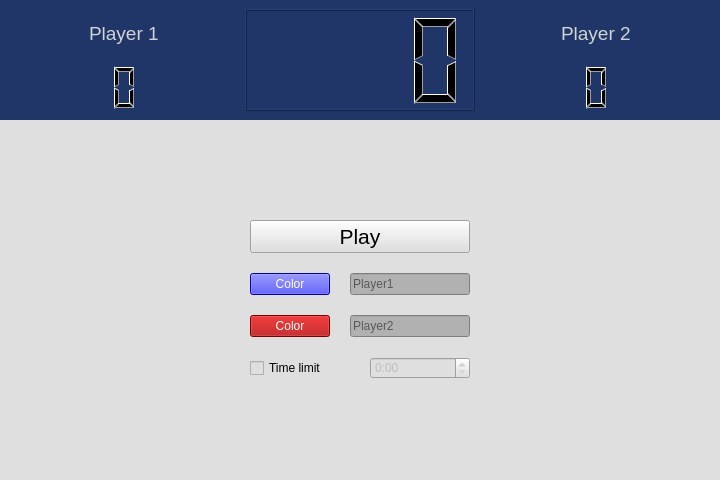
<?xml version="1.0" encoding="UTF-8"?>
<ui version="4.0">
 <class>FourGameWindow</class>
 <widget class="QWidget" name="FourGameWindow">
  <property name="geometry">
   <rect>
    <x>0</x>
    <y>0</y>
    <width>720</width>
    <height>480</height>
   </rect>
  </property>
  <property name="minimumSize">
   <size>
    <width>720</width>
    <height>480</height>
   </size>
  </property>
  <property name="maximumSize">
   <size>
    <width>720</width>
    <height>480</height>
   </size>
  </property>
  <property name="windowTitle">
   <string>Four Game</string>
  </property>
  <property name="styleSheet">
   <string notr="true">background-color: rgb(223, 223, 223);</string>
  </property>
  <layout class="QVBoxLayout" name="verticalLayout" stretch="2,6">
   <property name="spacing">
    <number>0</number>
   </property>
   <property name="leftMargin">
    <number>0</number>
   </property>
   <property name="topMargin">
    <number>0</number>
   </property>
   <property name="rightMargin">
    <number>0</number>
   </property>
   <property name="bottomMargin">
    <number>0</number>
   </property>
   <item>
    <widget class="QWidget" name="statusHLayout" native="true">
     <property name="styleSheet">
      <string notr="true">background-color: rgb(32, 54, 104);</string>
     </property>
     <layout class="QHBoxLayout" name="horizontalLayout">
      <item>
       <widget class="QWidget" name="p1StatusVLayout" native="true">
        <layout class="QVBoxLayout" name="verticalLayout_5">
         <property name="leftMargin">
          <number>0</number>
         </property>
         <property name="topMargin">
          <number>0</number>
         </property>
         <property name="rightMargin">
          <number>0</number>
         </property>
         <property name="bottomMargin">
          <number>0</number>
         </property>
         <item alignment="Qt::AlignHCenter">
          <widget class="QLabel" name="p1statusLabel">
           <property name="font">
            <font>
             <family>Arial</family>
             <pointsize>14</pointsize>
            </font>
           </property>
           <property name="styleSheet">
            <string notr="true">color: rgb(211, 211, 211);</string>
           </property>
           <property name="text">
            <string>Player 1</string>
           </property>
          </widget>
         </item>
         <item alignment="Qt::AlignHCenter">
          <widget class="QLCDNumber" name="p1scoreDisplay">
           <property name="minimumSize">
            <size>
             <width>100</width>
             <height>0</height>
            </size>
           </property>
           <property name="font">
            <font>
             <pointsize>14</pointsize>
            </font>
           </property>
           <property name="styleSheet">
            <string notr="true">border: none;</string>
           </property>
           <property name="digitCount">
            <number>1</number>
           </property>
          </widget>
         </item>
        </layout>
       </widget>
      </item>
      <item>
       <widget class="QLCDNumber" name="gameTimerDisplay">
        <property name="digitCount">
         <number>4</number>
        </property>
       </widget>
      </item>
      <item>
       <widget class="QWidget" name="p2StatusVLayout" native="true">
        <layout class="QVBoxLayout" name="verticalLayout_4">
         <property name="leftMargin">
          <number>0</number>
         </property>
         <property name="topMargin">
          <number>0</number>
         </property>
         <property name="rightMargin">
          <number>0</number>
         </property>
         <property name="bottomMargin">
          <number>0</number>
         </property>
         <item alignment="Qt::AlignHCenter">
          <widget class="QLabel" name="p2statusLabel">
           <property name="font">
            <font>
             <family>Arial</family>
             <pointsize>14</pointsize>
            </font>
           </property>
           <property name="styleSheet">
            <string notr="true">color: rgb(211, 211, 211);</string>
           </property>
           <property name="text">
            <string>Player 2</string>
           </property>
          </widget>
         </item>
         <item alignment="Qt::AlignHCenter">
          <widget class="QLCDNumber" name="p2scoreDisplay">
           <property name="minimumSize">
            <size>
             <width>100</width>
             <height>0</height>
            </size>
           </property>
           <property name="font">
            <font>
             <pointsize>14</pointsize>
            </font>
           </property>
           <property name="styleSheet">
            <string notr="true">border: none;</string>
           </property>
           <property name="digitCount">
            <number>1</number>
           </property>
          </widget>
         </item>
        </layout>
       </widget>
      </item>
     </layout>
    </widget>
   </item>
   <item>
    <widget class="QWidget" name="gridWidget" native="true">
     <layout class="QGridLayout" name="gridLayout">
      <property name="leftMargin">
       <number>5</number>
      </property>
      <property name="topMargin">
       <number>5</number>
      </property>
      <property name="rightMargin">
       <number>5</number>
      </property>
      <property name="bottomMargin">
       <number>5</number>
      </property>
      <property name="spacing">
       <number>0</number>
      </property>
      <item row="0" column="0">
       <widget class="QWidget" name="menuVLayout" native="true">
        <layout class="QVBoxLayout" name="menuLayout" stretch="0,2,2,1">
         <property name="spacing">
          <number>20</number>
         </property>
         <property name="sizeConstraint">
          <enum>QLayout::SetFixedSize</enum>
         </property>
         <property name="leftMargin">
          <number>200</number>
         </property>
         <property name="topMargin">
          <number>50</number>
         </property>
         <property name="rightMargin">
          <number>200</number>
         </property>
         <property name="bottomMargin">
          <number>50</number>
         </property>
         <item>
          <widget class="QPushButton" name="playBtn">
           <property name="sizePolicy">
            <sizepolicy hsizetype="Expanding" vsizetype="Expanding">
             <horstretch>0</horstretch>
             <verstretch>0</verstretch>
            </sizepolicy>
           </property>
           <property name="maximumSize">
            <size>
             <width>320</width>
             <height>40</height>
            </size>
           </property>
           <property name="font">
            <font>
             <pointsize>16</pointsize>
            </font>
           </property>
           <property name="styleSheet">
            <string notr="true">color: rgb(0, 0, 0);</string>
           </property>
           <property name="text">
            <string>Play</string>
           </property>
          </widget>
         </item>
         <item>
          <layout class="QHBoxLayout" name="p1HLayout">
           <property name="sizeConstraint">
            <enum>QLayout::SetFixedSize</enum>
           </property>
           <item>
            <widget class="QPushButton" name="p1ColorBtn">
             <property name="maximumSize">
              <size>
               <width>80</width>
               <height>16777215</height>
              </size>
             </property>
             <property name="styleSheet">
              <string notr="true">background-color: rgb(0, 0, 255);
color: rgb(255, 255, 255);</string>
             </property>
             <property name="text">
              <string>Color</string>
             </property>
            </widget>
           </item>
           <item>
            <widget class="QLineEdit" name="p1Edit">
             <property name="sizePolicy">
              <sizepolicy hsizetype="Expanding" vsizetype="Fixed">
               <horstretch>0</horstretch>
               <verstretch>0</verstretch>
              </sizepolicy>
             </property>
             <property name="minimumSize">
              <size>
               <width>0</width>
               <height>0</height>
              </size>
             </property>
             <property name="maximumSize">
              <size>
               <width>180</width>
               <height>16777215</height>
              </size>
             </property>
             <property name="styleSheet">
              <string notr="true">border-color: rgb(57, 57, 57);
color: rgb(0, 0, 0);
background-color: rgb(177, 177, 177);</string>
             </property>
             <property name="placeholderText">
              <string>Player1</string>
             </property>
            </widget>
           </item>
          </layout>
         </item>
         <item>
          <layout class="QHBoxLayout" name="p2HLayout">
           <property name="sizeConstraint">
            <enum>QLayout::SetFixedSize</enum>
           </property>
           <item>
            <widget class="QPushButton" name="p2ColorBtn">
             <property name="maximumSize">
              <size>
               <width>80</width>
               <height>16777215</height>
              </size>
             </property>
             <property name="styleSheet">
              <string notr="true">background-color: rgb(170, 0, 0);
color: rgb(255, 255, 255);</string>
             </property>
             <property name="text">
              <string>Color</string>
             </property>
            </widget>
           </item>
           <item>
            <widget class="QLineEdit" name="p2Edit">
             <property name="minimumSize">
              <size>
               <width>120</width>
               <height>0</height>
              </size>
             </property>
             <property name="maximumSize">
              <size>
               <width>180</width>
               <height>16777215</height>
              </size>
             </property>
             <property name="styleSheet">
              <string notr="true">border-color: rgb(57, 57, 57);
color: rgb(0, 0, 0);
background-color: rgb(177, 177, 177);</string>
             </property>
             <property name="placeholderText">
              <string>Player2</string>
             </property>
            </widget>
           </item>
          </layout>
         </item>
         <item>
          <layout class="QHBoxLayout" name="timeHLayout">
           <property name="sizeConstraint">
            <enum>QLayout::SetFixedSize</enum>
           </property>
           <item>
            <widget class="QCheckBox" name="timeCheckBox">
             <property name="text">
              <string>Time limit</string>
             </property>
            </widget>
           </item>
           <item>
            <widget class="QTimeEdit" name="timeEdit">
             <property name="enabled">
              <bool>false</bool>
             </property>
             <property name="maximumTime">
              <time>
               <hour>0</hour>
               <minute>10</minute>
               <second>0</second>
              </time>
             </property>
             <property name="displayFormat">
              <string>m:ss</string>
             </property>
             <property name="time">
              <time>
               <hour>0</hour>
               <minute>0</minute>
               <second>0</second>
              </time>
             </property>
            </widget>
           </item>
          </layout>
         </item>
        </layout>
       </widget>
      </item>
     </layout>
    </widget>
   </item>
  </layout>
 </widget>
 <resources/>
 <connections/>
</ui>
